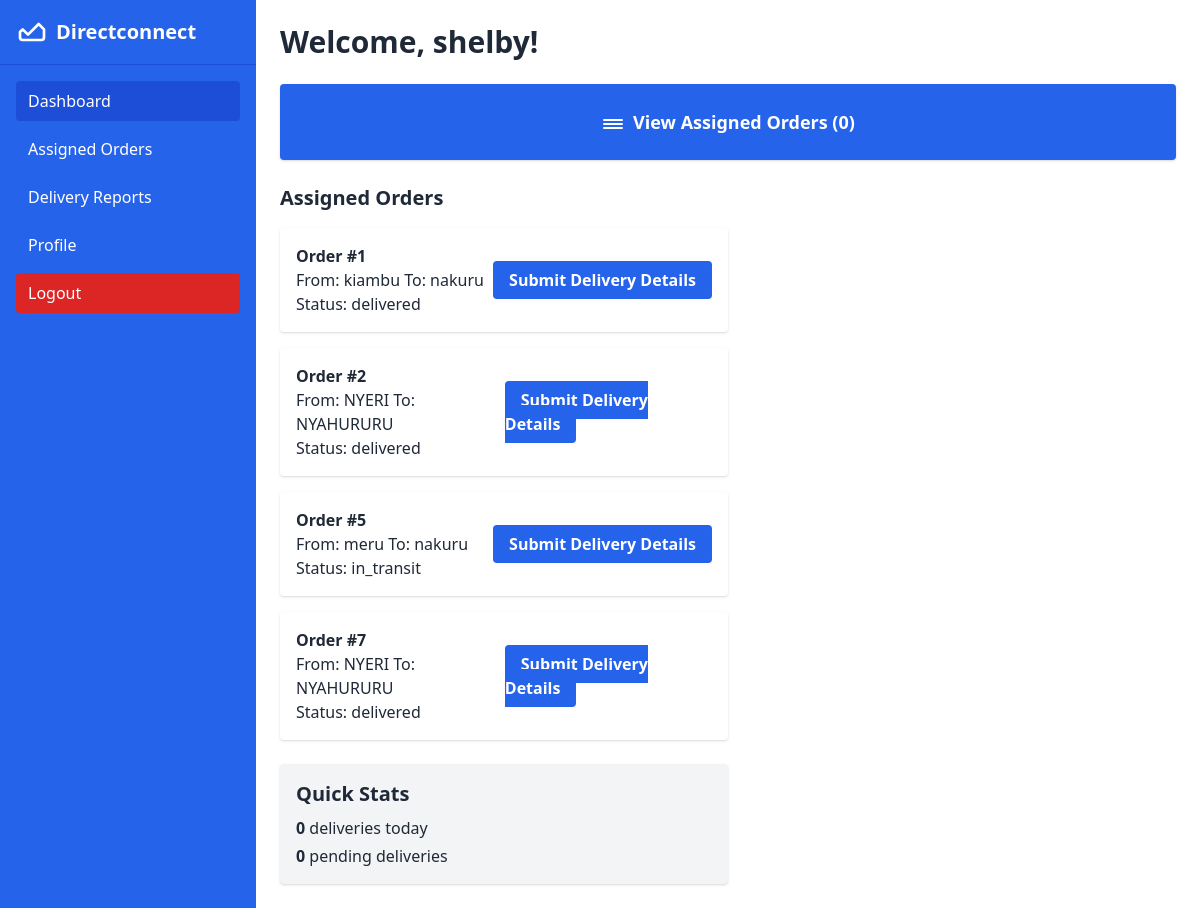
The page /employee/dashboard/ (signed in) on the database its author committed.
### accounts/models.py (models this page shows, shortened)
class User(AbstractUser):
    ROLE_CHOICES = (
        ('admin', 'Admin'),
        ('employee', 'Employee'),
        ('customer', 'Customer'),
    )
    role = models.CharField(max_length=10, choices=ROLE_CHOICES)
    phone_number = models.CharField(max_length=20, blank=True, null=True)
    default_pickup_address = models.CharField(max_length=255, blank=True, null=True)
    default_delivery_address = models.CharField(max_length=255, blank=True, null=True)
    employee_id = models.CharField(max_length=50, blank=True, null=True)
    assigned_vehicles = models.CharField(max_length=255, blank=True, null=True)  # Could be a comma-separated list or JSON string

### customer/models.py (models this page shows, shortened)
class Order(models.Model):
    PERISHABILITY = (
        ('yes', 'Perishable'),
        ('no', 'Not Perishable'),
    )
    customer = models.ForeignKey(settings.AUTH_USER_MODEL, on_delete=models.CASCADE)
    location = models.CharField(max_length=100)
    destination = models.CharField(max_length=100)
    is_perishable = models.CharField(max_length=3, choices=PERISHABILITY)
    weight = models.FloatField()
    price = models.FloatField(blank=True)
    assigned_to = models.ForeignKey(settings.AUTH_USER_MODEL, null=True, blank=True, on_delete=models.SET_NULL, related_name='assigned_orders')
    assigned_vehicle = models.ForeignKey(Vehicle, null=True, blank=True, on_delete=models.SET_NULL)
    status = models.CharField(max_length=20, default='Pending')
    customer_verified = models.BooleanField(default=False)  # New field for customer verification
    created_at = models.DateTimeField(auto_now_add=True)
    description = models.TextField(blank=True, null=True)

### employee/views.py (the view)
# urls.py: path('dashboard/', employee_dashboard, name='dashboard'),
@login_required
def employee_dashboard(request):
    user = request.user
    employee_name = user.get_full_name() or user.username
    assigned_orders = Order.objects.filter(assigned_to=user)
    deliveries_today = assigned_orders.filter(status='delivered', created_at__date=now().date()).count()
    pending_deliveries = assigned_orders.filter(status='assigned').count()
    context = {
        'employee_name': employee_name,
        'deliveries_today': deliveries_today,
        'pending_deliveries': pending_deliveries,
        'assigned_orders': assigned_orders,
    }
    return render(request, 'employee/dashboard.html', context)

### templates/employee/dashboard.html
{% extends 'base.html' %}
{% block content %}
<div class="space-y-6">
  <h2 class="text-3xl font-semibold">Welcome, {{ employee_name }}!</h2>
  <div class="flex space-x-4">
    <a href="{% url 'employee:assigned_orders' %}" class="flex-1 bg-blue-600 hover:bg-blue-700 text-white p-6 rounded shadow flex items-center justify-center space-x-2">
      <svg class="w-6 h-6" fill="none" stroke="currentColor" stroke-width="2" viewBox="0 0 24 24" stroke-linecap="round" stroke-linejoin="round"><path d="M3 10h18M3 14h18M3 18h18"/></svg>
      <span class="text-lg font-semibold">View Assigned Orders ({{ pending_deliveries }})</span>
    </a>
  </div>
  <div>
    <h3 class="text-xl font-semibold mb-4">Assigned Orders</h3>
    {% if assigned_orders %}
      <ul class="space-y-4 max-w-md">
        {% for order in assigned_orders %}
          <li class="bg-white p-4 rounded shadow flex justify-between items-center">
            <div>
              <p><strong>Order #{{ order.id }}</strong></p>
              <p>From: {{ order.location }} To: {{ order.destination }}</p>
              <p>Status: {{ order.status }}</p>
            </div>
            <div>
              <a href="{% url 'employee:delivery_details' order.id %}" class="bg-blue-600 hover:bg-blue-700 text-white px-4 py-2 rounded font-semibold">Submit Delivery Details</a>
            </div>
          </li>
        {% endfor %}
      </ul>
    {% else %}
      <p>No assigned orders.</p>
    {% endif %}
  </div>
  <div class="bg-gray-100 p-4 rounded shadow max-w-md">
    <h3 class="text-xl font-semibold mb-2">Quick Stats</h3>
    <ul class="space-y-1">
      <li><span class="font-semibold">{{ deliveries_today }}</span> deliveries today</li>
      <li><span class="font-semibold">{{ pending_deliveries }}</span> pending deliveries</li>
    </ul>
  </div>
</div>
{% endblock %}

### rows shown on the page
User: username "shelby"
Order: id "1", location "kiambu", destination "nakuru", status "delivered"
Order: id "2", location "NYERI", destination "NYAHURURU", status "delivered"
Order: id "5", location "meru", destination "nakuru", status "in_transit"
Order: id "7", location "NYERI", destination "NYAHURURU", status "delivered"

### other values the page prints
{{ pending_deliveries }} "0"
{{ deliveries_today }} "0"
